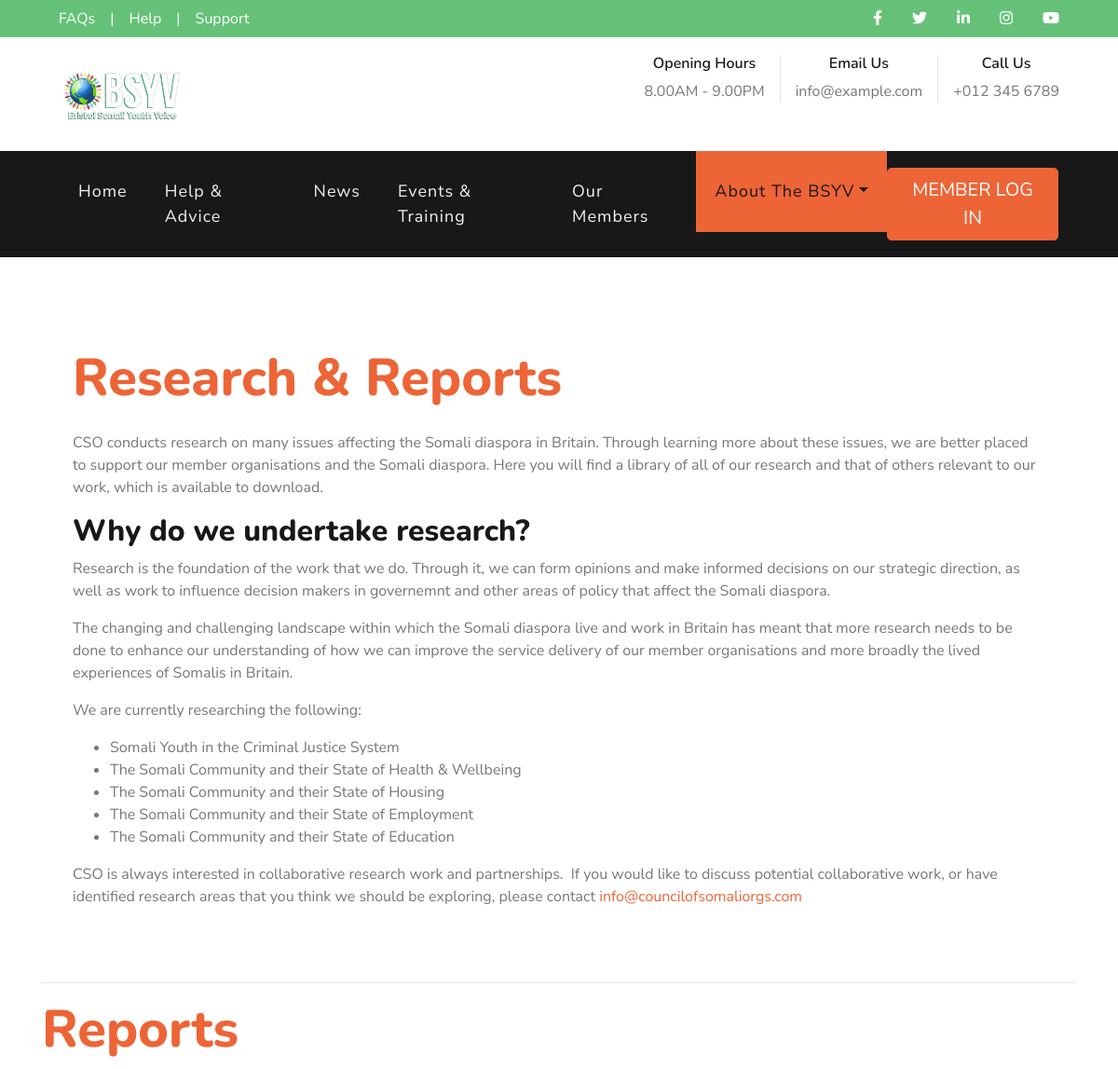
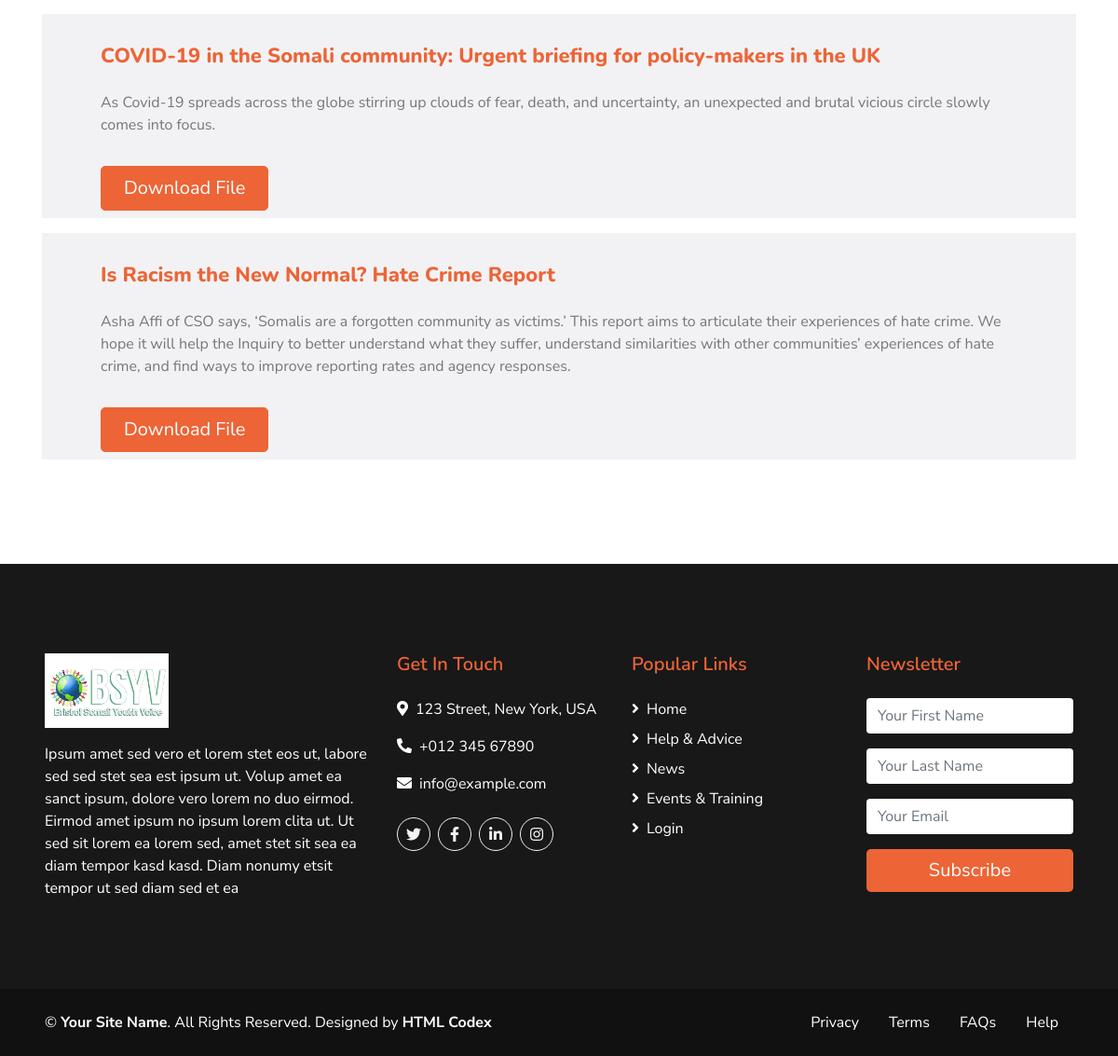
Screenshot of /Research-and-Reports with the database file from the repository (2 pictures, top to bottom).
### community/models.py (models this page shows, shortened)
class report_table(models.Model):
    class Meta:
        verbose_name_plural = 'Report Table'
    title = models.CharField(max_length=255)
    slug = models.SlugField(default="Auto-Generate", editable=False)
    Short_Description = RichTextField(blank=True, null=True)
    file = models.FileField(upload_to='events/', default=None, blank=True, null=True)

### community/views.py (the view)
# urls.py: path('Research-and-Reports', views.Research_and_Reports, name="Research_and_Reports"),
def Research_and_Reports(request):
    all_report = report_table.objects.all()
    context = {'all_report':all_report}
    return render(request, 'Research_and_Reports.html', context)

### templates/Research_and_Reports.html (shortened to what this page needs)
{% extends 'base.html' %}
{% load static %}
{% block active_about_company %}active{% endblock %}
{% block body %}
    <div class="container py-5">
        <div class="row py-5">
            <div class="col-lg-12 pb-5 pb-lg-0 px-3 px-lg-5">
                <h1 class="display-4 mb-4"><span class="text-primary">Research & Reports</span></h1>
                <p>CSO conducts research on many issues affecting the Somali diaspora in Britain. Through learning more about these issues, we are better placed to support our member organisations and the Somali diaspora. Here you will find a library of all of our research and that of others relevant to our work, which is available to download.</p>
                <h2>Why do we undertake&nbsp;research?</h2>
                <p>Research is the foundation of the work that we do. Through it, we can form opinions and make informed decisions on our strategic direction, as well as work to influence decision makers in governemnt and other areas of policy that affect the Somali diaspora.</p>
                <p>The changing and challenging landscape within which the Somali diaspora live and work in Britain has meant that more research needs to be done to enhance our understanding of how we can improve the service delivery of our member organisations and more broadly the lived experiences of Somalis in Britain.&nbsp;</p>
                <p>We are currently researching the following:&nbsp;</p>
                <ul>
                    <li>Somali Youth in the Criminal Justice System&nbsp;</li>
                    <li>The Somali Community and their State of Health &amp; Wellbeing</li>
                    <li>The Somali Community and their State of Housing&nbsp;</li>
                    <li>The Somali Community and their State of Employment</li>
                    <li>The Somali Community and their State of Education&nbsp;</li>
                </ul>
                <p>CSO is always interested in collaborative research work and partnerships. &nbsp;If you would like to discuss potential collaborative work, or have identified research areas that you think we should be exploring, please contact&nbsp;<a href="mailto:info@councilofsomaliorgs.com">info@councilofsomaliorgs.com</a>&nbsp;</p>
            </div>
        </div>
        <hr>
        <h1 class="display-4 mb-4"><span class="text-primary">Reports</span></h1>
        {% if all_report %}
        {% for report in all_report %}
        <div class="container-fluid bg-light mb-3">
            <div class="container">
                <div class="row align-items-center">
                    <div class="col-lg-12 py-5 py-lg-0 px-3 px-lg-5">
                        <h1 class="display-4 mb-1"><span class="text-primary"><span style="font-size:22px;">{{ report.title }}</span></span></h1>
                        <p>{{ report.Short_Description | safe }}</p>
                        <a href="{{ report.file.url }}" class="btn btn-lg btn-primary mt-3 px-4 mb-2">Download File</a>
                    </div>
                </div>
            </div>
        </div>
        {% endfor %}
    {% endif %}
    </div>
{% endblock %}

### rows the page displays
report_table: title "COVID-19 in the Somali community: Urgent briefing for policy-makers in the UK", Short_Description "As Covid-19 spreads across the globe stirring up clouds of fear, death, and uncertainty, an unexpected and brutal vicious circle slowly comes into focus."
report_table: title "Is Racism the New Normal? Hate Crime Report", Short_Description "Asha Affi of CSO says, ‘Somalis are a forgotten community as victims.’ This report aims to articulate their experiences of hate crime. We hope it will help the Inquiry to better understand what they suffer, understand similarities with other communities’ experiences of hate crime, and find ways to improve reporting rates and agency responses."
